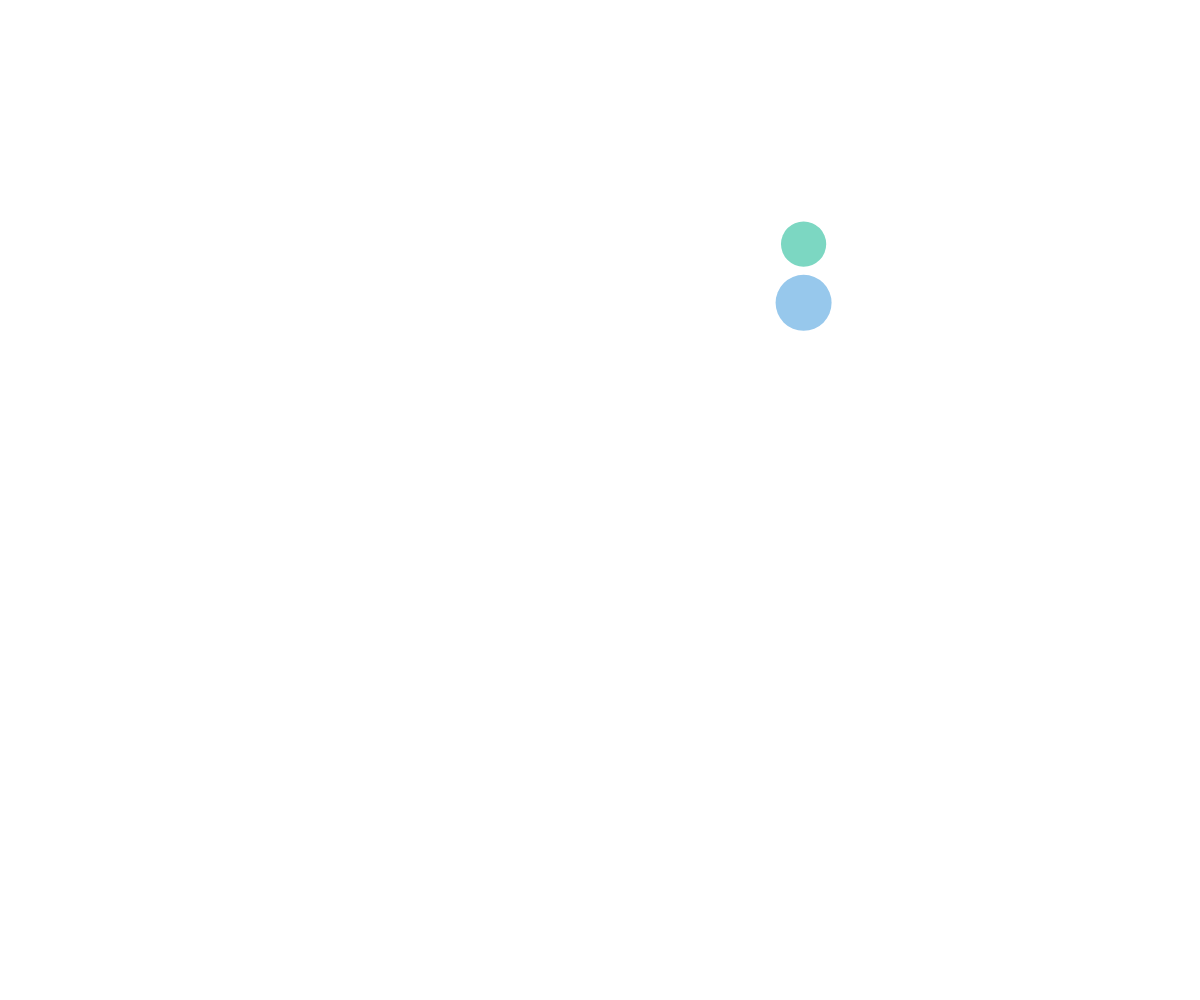
Frame 1 (no input)
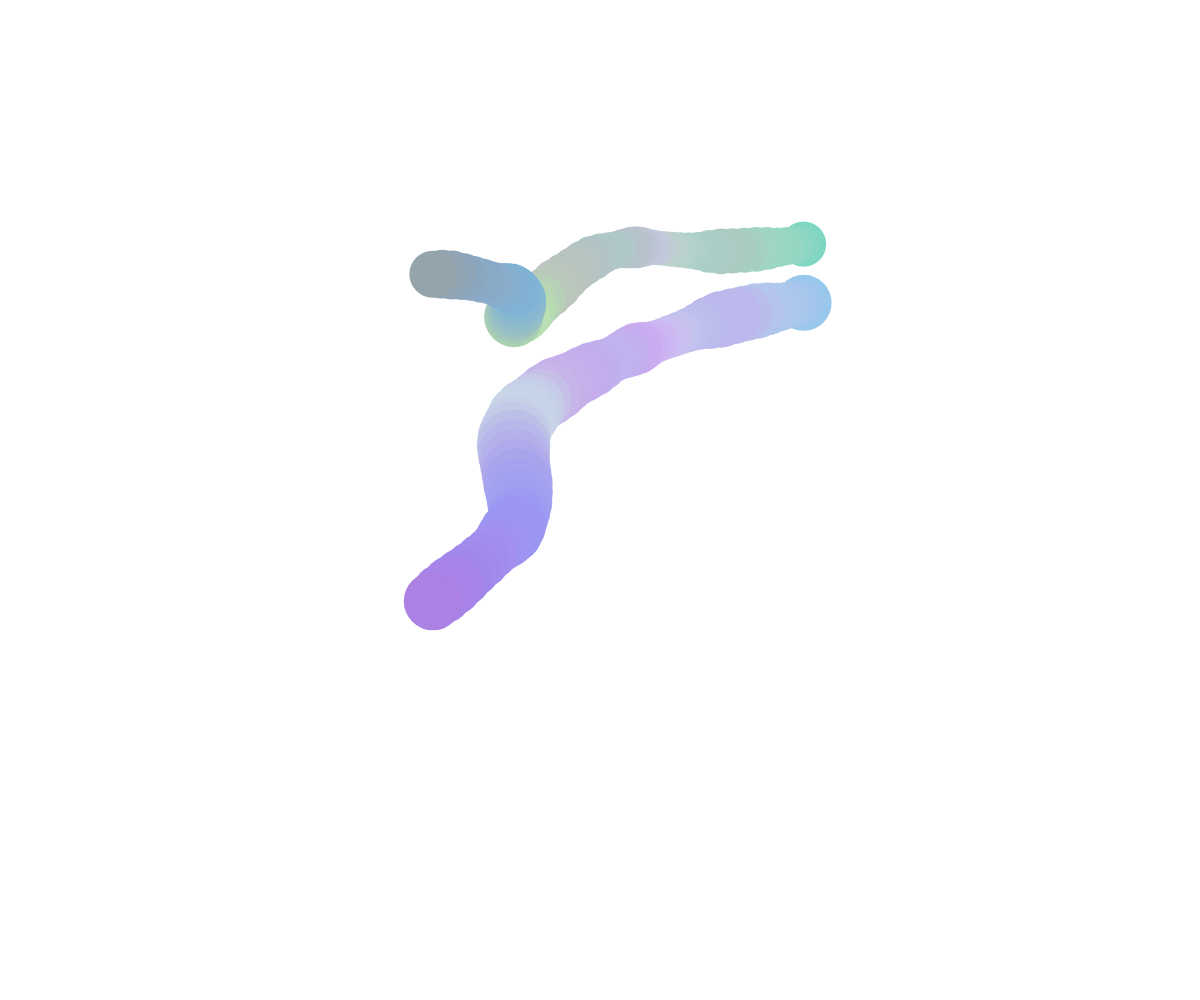
Frame 60 (no input)
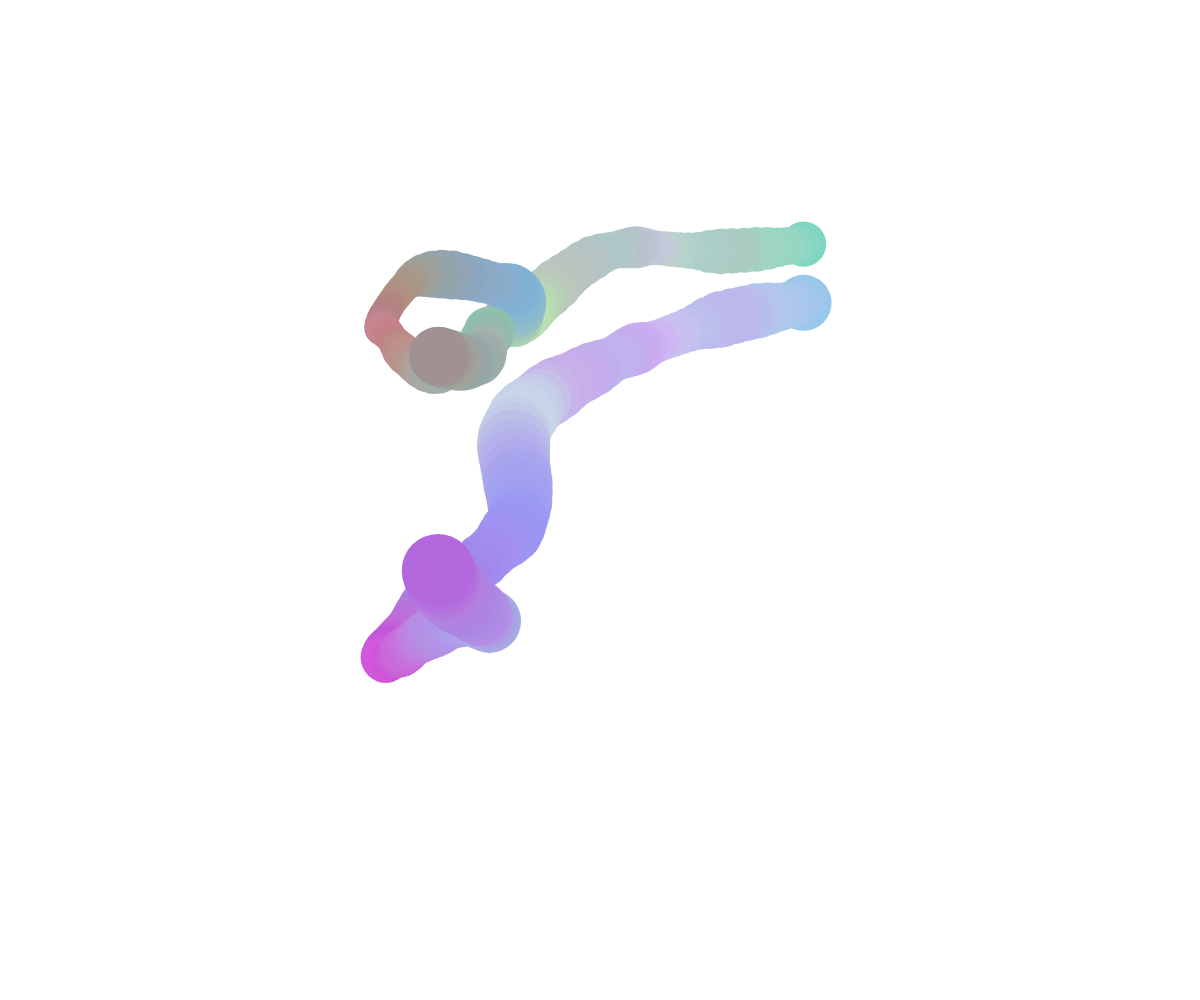
Frame 120 (the mouse pressed at the canvas centre since frame 60)

The p5.js sketch that drew these frames (run headless with seeded random() and noise() and a simulated clock; from frame 60 on, the mouse is pressed at the canvas centre):

// p5.js sketch
// ── sketch.js
let noiseTime = 0;
let noiseTam = 10;
let noiseCol = 0;

function setup() {
  createCanvas(windowWidth, windowHeight);
}

function draw() {
  // background(255);
  let posX1 = map(noise(noiseTime), 0, 1, 0, windowWidth);
  let posY1 = map(noise(noiseTime + 100), 0, 1, 0, windowHeight);

  let posX2 = map(noise(noiseTime), 0, 1, 0, windowWidth);
  let posY2 = map(noise(noiseTime + 300), 0, 1, 0, windowHeight);

  let R1 = map(noise(noiseCol), 0, 1, 255, 60);
  let G1 = map(noise(noiseCol + 100), 0, 1, 255, 90);
  let B1 = map(noise(noiseCol + 50), 0, 1, 255, 80);

  let R2 = map(noise(noiseCol), 0, 1, 255, 100);
  let G2 = map(noise(noiseCol + 100), 0, 1, 255, 30);
  let B2 = map(noise(noiseCol + 50), 0, 1, 255, 200);

  let tam1 = map(noise(noiseTam), 0, 1, 80, 5);

  let tam2 = map(noise(noiseTam), 0, 1, 100, 5);

  let colur1 = color(R1, G1, B1);

  let colur2 = color(R2, G2, B2);

  noiseTime += 0.01;
  noiseTam += 0.06;
  noiseCol += 0.04;

  fill(colur1);
  // stroke(0, 50);
  // strokeWeight(4);
  noStroke();
  circle(posX1, posY1, tam1);

  fill(colur2);
  // stroke(0, 50);
  // strokeWeight(4);
  noStroke();
  circle(posX2, posY2, tam2);
}
